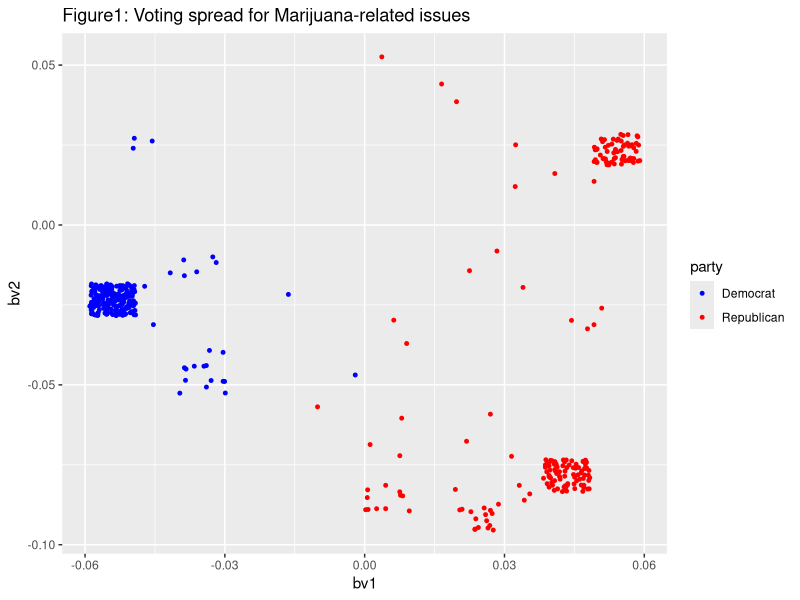
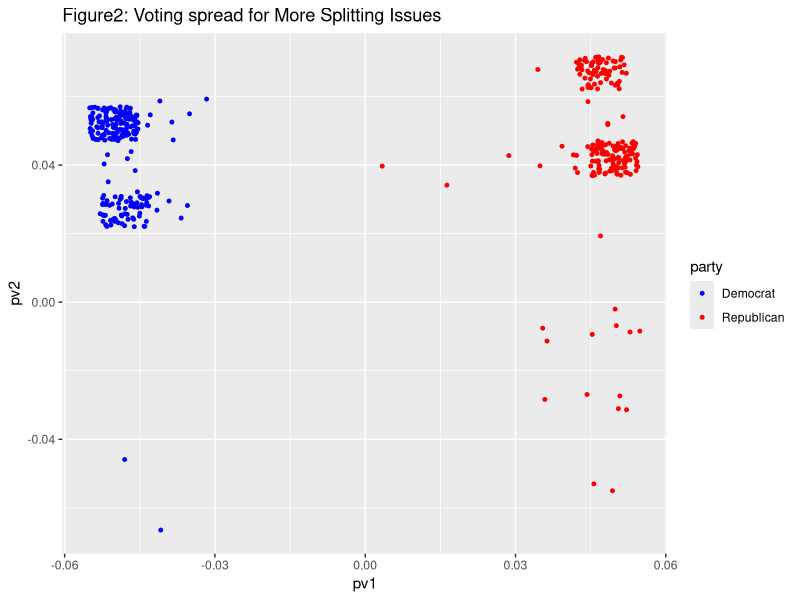
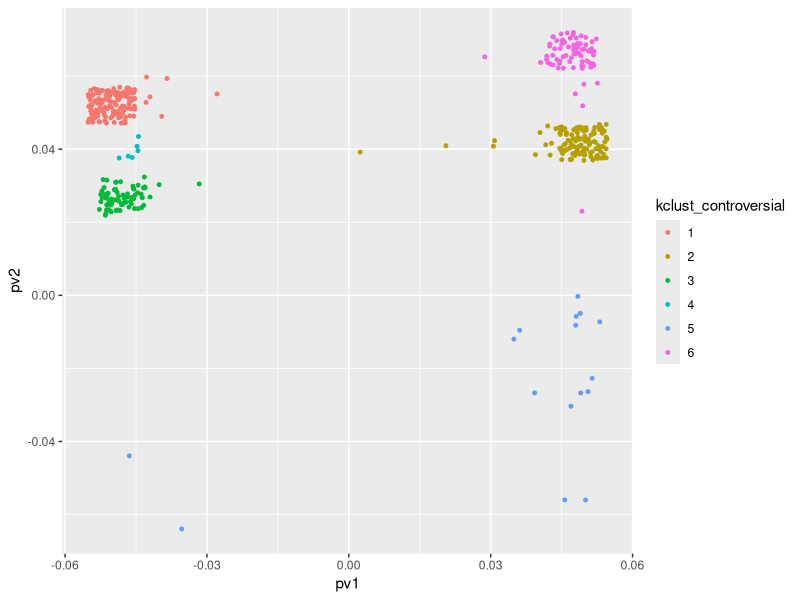
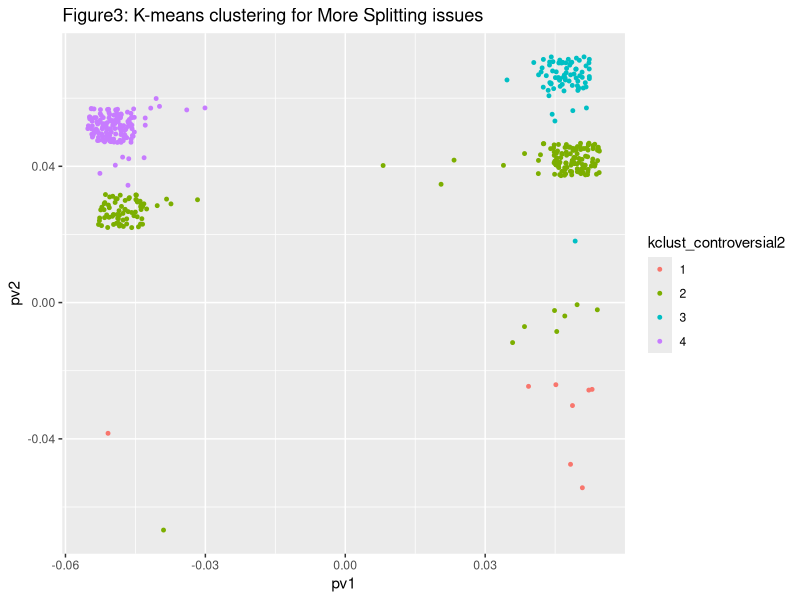
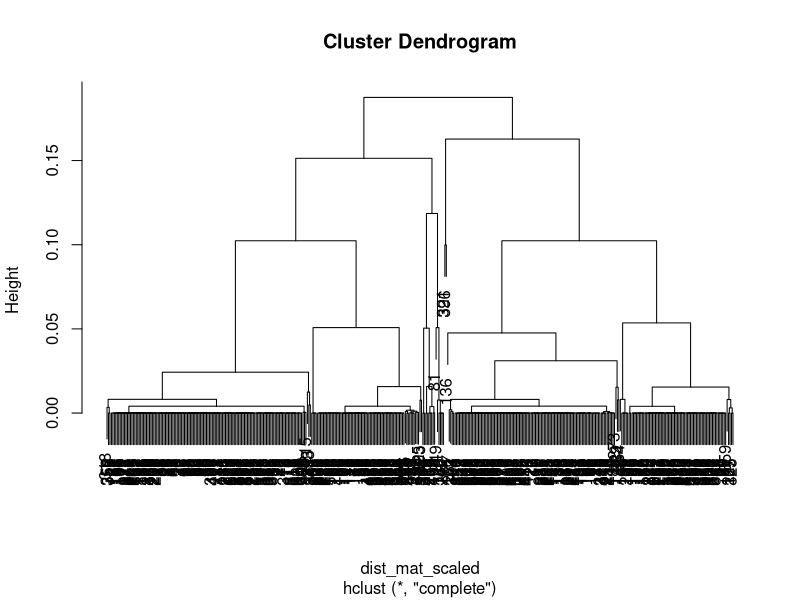
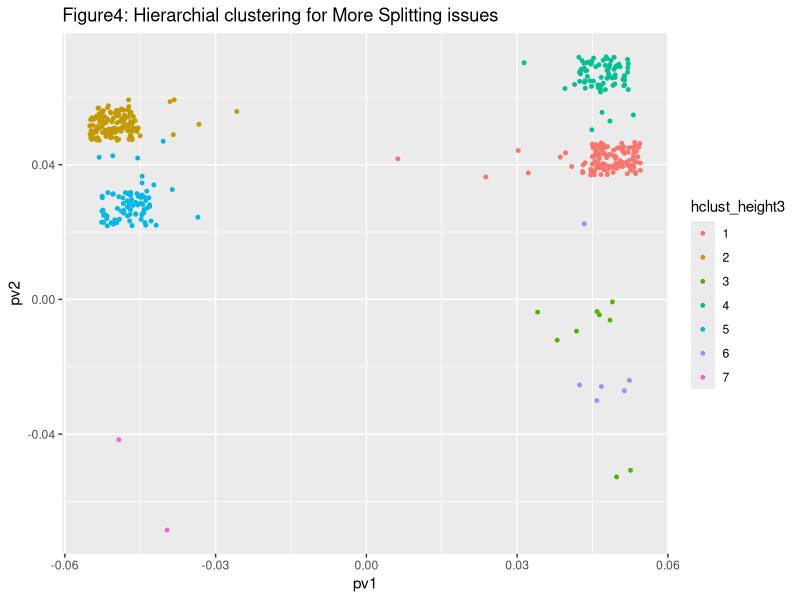
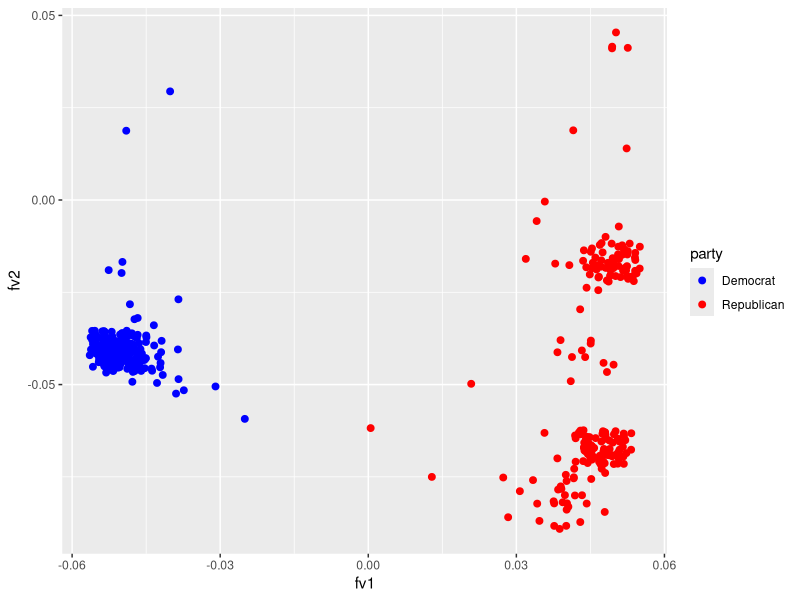
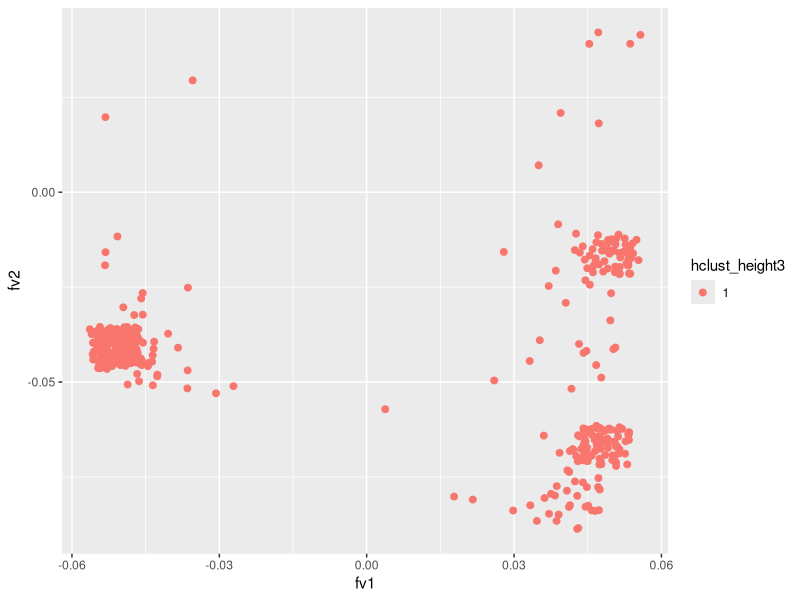

The R source for these figures, in order:
## ---- chunk 1
knitr::opts_chunk$set(echo = TRUE)
## ---- chunk 2
library(readr)
library(ggplot2)
library(dplyr)
## ---- chunk 3
matrix<-read.csv("fullmatrix.csv")

B<-as.matrix(matrix[1:429,4:9])
btb<-t(B)%*%B
btb
eigen(btb)
## ---- chunk 4
bu1<-svd(btb)$u[,1]/norm(svd(btb)$u[,1],'2') #normalized dominate eigenvector
bu2<-svd(btb)$u[,2]/norm(svd(btb)$u[,2], '2') #normalized second eigenvector
btbval <- svd(btb)$d
head(bu1)

## ---- chunk 5
btbval/sum(btbval)
## ---- chunk 6
bbt <- B %*% t(B)
bv1 <- eigen(bbt)$vectors[,1]/norm(eigen(bbt)$vectors[,1],'2') #normalized v1
bv2 <- eigen(bbt)$vectors[,2]/norm(eigen(bbt)$vectors[,2],'2') #normalized v2

marijuana <- data.frame(
  name = matrix[1:429,2],
  party = matrix[1:429,3],
  bv1 = bv1,
  bv2 = bv2
)


ggplot() + 
  geom_jitter(data = marijuana, aes(x = bv1, y = bv2, color = party),size=1,height=.005,width=.005) +
  scale_color_manual(values = c("Democrat" = "blue", "Republican" = "red"))+
  ggtitle("Figure1: Voting spread for Marijuana-related issues") 

## ---- chunk 7
Bappro <- sqrt(eigen(btb)$values[1]) * bu1 %*% t(bv1) + sqrt(eigen(btb)$values[2]) * bu2 %*% t(bv2)
Bappro
## ---- chunk 8
P<-as.matrix(matrix[1:429,10:24])
ptp<-t(P)%*%P
ptp
eigen(ptp)

pu1<-svd(ptp)$u[,1]/norm(svd(ptp)$u[,1],'2') #normalized dominate eigenvector
pu2<-svd(ptp)$u[,2]/norm(svd(ptp)$u[,2],'2') #normalized second eigenvector
ptpval <- svd(ptp)$d
## ---- chunk 9
ptpval/sum(ptpval)
## ---- chunk 10
ppt <- P %*% t(P)
pv1 <- eigen(ppt)$vectors[,1]/norm(eigen(ppt)$vectors[,1],'2') #normalized v1
pv2 <- eigen(ppt)$vectors[,2]/norm(eigen(ppt)$vectors[,2],'2') #normalized v2
pv3 <- eigen(ppt)$vectors[,3]/norm(eigen(ppt)$vectors[,3],'2') #normalized v3
controversial <- data.frame(
  name = matrix[1:429,2],
  party = matrix[1:429,3],
  pv1 = pv1,
  pv2 = pv2,
  pv3 = pv3
)
## ---- chunk 11
ggplot(controversial,aes(pv1,pv2)) + 
  geom_jitter(aes(color = party),size=1,width=.005,height=.005) +
  scale_color_manual(values = c("Democrat" = "blue", "Republican" = "red"))+
  ggtitle("Figure2: Voting spread for More Splitting Issues") 
## ---- chunk 12
Pappro <- sqrt(eigen(ptp)$values[1]) * pu1 %*% t(pv1) + sqrt(eigen(ptp)$values[2]) * pu2 %*% t(pv2)
Pappro
## ---- chunk 13
P_upperRepub <- filter(controversial,controversial$pv1 > 0, controversial$pv2 > 0.06)
#View(P_upperRepub)
P_upperRepub$name
## ---- chunk 14
P_lowerRepub <- filter(controversial, controversial$pv1 > 0.04, controversial$pv2< 0.05, controversial$pv2 > 0.03)
#View(P_lowerRepub)
P_lowerRepub$name
## ---- chunk 15
B_upperRepub <- filter(marijuana, marijuana$bv1 > 0.045, marijuana$bv2 > 0.018, marijuana$bv2 < 0.03)
#View(B_upperRepub)
B_upperRepub$name
## ---- chunk 16
B_lowerRepub <- filter(marijuana, marijuana$bv1 > 0.036, marijuana$bv2 < -0.07, marijuana$bv2 > -0.09)
#View(B_lowerRepub)
B_lowerRepub$name
## ---- chunk 17
intersect(B_upperRepub$name,P_upperRepub$name)
## ---- chunk 18
intersect(B_lowerRepub$name,P_lowerRepub$name)
## ---- chunk 19
intersect(B_upperRepub$name,P_lowerRepub$name)
## ---- chunk 20
intersect(B_lowerRepub$name,P_upperRepub$name)
## ---- chunk 21
controversial_k<-controversial%>% 
  select(pv1,pv2,pv3)
set.seed(169)
kclust_controversial<-kmeans(scale(controversial_k),centers=6)

head(kclust_controversial)


controversial<-controversial%>%
  mutate(kclust_controversial=as.factor(kclust_controversial$cluster))
ggplot(controversial,aes(pv1,pv2)) + 
  geom_jitter(aes(color = kclust_controversial),size=1,width=.005,height=.005) 
## ---- chunk 22
kclust_controversial2<-kmeans(controversial_k,centers=4)
head(kclust_controversial2)
controversial<-controversial%>%
  mutate(kclust_controversial2=as.factor(kclust_controversial2$cluster))
ggplot(controversial,aes(pv1,pv2)) + 
  geom_jitter(aes(color = kclust_controversial2),size=1,width=.005,height=.005)+
  ggtitle("Figure3: K-means clustering for More Splitting issues")  
controversial$pv3
## ---- chunk 23
dist_mat_scaled<-dist((controversial_k))
hc_complete<-hclust(dist_mat_scaled,method="complete")
plot(hc_complete)
controversial<-controversial%>%
  mutate(hclust_height3=factor(cutree(hc_complete,h=.1)))
ggplot(controversial,aes(pv1,pv2)) + 
  geom_jitter(aes(color = hclust_height3),size=1,width=.005,height=.005)+
  ggtitle("Figure4: Hierarchial clustering for More Splitting issues")  
## ---- chunk 24
Ful<-as.matrix(matrix[1:429,4:24])
ftf<-t(Ful)%*%Ful
ftf
eigen(ftf)

fu1<-svd(ftf)$u[,1]/norm(svd(ftf)$u[,1],'2') #normalized dominate eigenvector
fu2<-svd(ftf)$u[,2]/norm(svd(ftf)$u[,2],'2') #normalized second eigenvector
ftfval <- svd(ftf)$d
head(fu1)


ftfval/sum(ftfval)

fft <- Ful %*% t(Ful)
fv1 <- eigen(fft)$vectors[,1]/norm(eigen(fft)$vectors[,1],'2') #normalized v1
fv1
fv2 <- eigen(fft)$vectors[,2]/norm(eigen(fft)$vectors[,2],'2') #normalized v2

full <- data.frame(
  party = matrix[1:429,3],
  fv1 = fv1,
  fv2 = fv2
)


ggplot() + 
  geom_jitter(data = full, aes(x = fv1, y = fv2, color = party,label=controversial$name),size=2,width=.005,height=.005)+
  geom_text()+
  scale_color_manual(values = c("Democrat" = "blue", "Republican" = "red"))
## ---- chunk 25
full <- full %>%
  mutate(hclust_height3=factor(cutree(hc_complete,h=150)))%>%
  mutate(kclust_controversial2=as.factor(kclust_controversial$cluster))
  
ggplot() + 
  geom_jitter(data = full, aes(x = fv1, y = fv2, color = hclust_height3,label=controversial$name),size=2,width=.005,height=.005)

ggplot() + 
  geom_jitter(data = full, aes(x = fv1, y = fv2, color = kclust_controversial2,label=controversial$name),size=2,width=.005,height=.005)
## ---- chunk 26
Fappro <- sqrt(eigen(ftf)$values[1]) * fu1 %*% t(fv1) + sqrt(eigen(ftf)$values[2]) * fu2 %*% t(fv2)
Fappro
